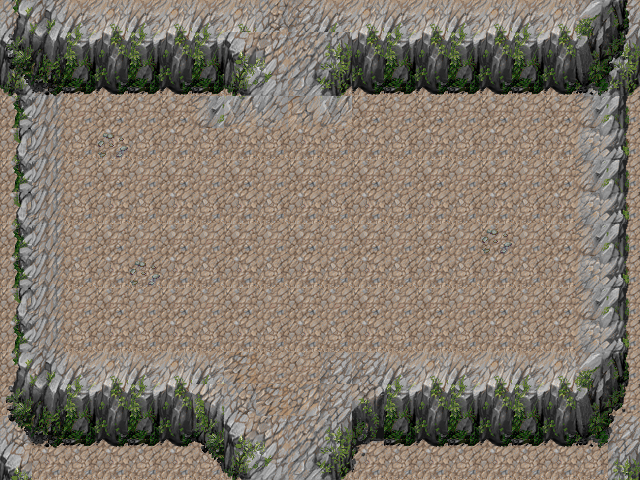

Rendered tile map (Tiled .tmx) drawn with the repository's tilesets; below, a short description and the map source with its tile grids summarised:
An orthogonal 20x15 tile map with 32x32 px tiles, 4 tile layers (ground1, ground2, ground3, terrain1), 3 tilesets and 15 objects (portal2, portal1, arch, activator_push_pull, monster_tank, ...).

<map version="1.0" tiledversion="1.0.3" orientation="orthogonal" renderorder="right-up" width="20" height="15" tilewidth="32" tileheight="32" nextobjectid="16">
 <properties>
  <property name="music" value="THEME_MOUNTAINS" />
 </properties>
 <tileset firstgid="1" source="mountain.tsx" />
 <tileset firstgid="1025" source="outside_decoration.tsx" />
 <tileset firstgid="1281" source="terrain.tsx" />
 <layer name="ground1" width="20" height="15">
  <data>[300 cells, 300 non-empty, 31 distinct tile ids]</data>
 </layer>
 <layer name="ground2" width="20" height="15">
  <data>[300 cells, 104 non-empty, 37 distinct tile ids]</data>
 </layer>
 <layer name="ground3" width="20" height="15">
  <data>[300 cells, 6 non-empty, 6 distinct tile ids]</data>
 </layer>
 <layer name="terrain1" width="20" height="15">
  <data>[300 cells, 1 non-empty, 1 distinct tile ids]</data>
 </layer>
 <objectgroup name="interactions">
  <object id="9" name="portal2" gid="1326" x="273" y="54" width="32" height="32" />
  <object id="10" name="portal1" gid="1326" x="268" y="465" width="32" height="32" />
  <object id="11" name="arch" gid="1326" x="252" y="128" width="74" height="32" />
  <object id="12" name="activator_push_pull" gid="1326" x="127" y="255" width="32" height="32" />
  <object id="13" name="monster_tank" gid="1326" x="483" y="247" width="32" height="32" />
  <object id="14" name="activator1" gid="1326" x="372" y="137" width="32" height="32" />
  <object id="15" name="rock" gid="1326" x="380" y="248" width="32" height="32" />
 </objectgroup>
 <objectgroup name="collision">
  <object id="1" x="254" y="2">
   <polygon points="0,0 2,37 9,61 14,80 -3,94 -255,93 -253,-4" />
  </object>
  <object id="2" x="325" y="95">
   <polygon points="0,0 -8,-13 -8,-28 0,-45 1,-68 2,-94 315,-94 317,0" />
  </object>
  <object id="3" x="253" y="1" width="75" height="9" />
  <object id="4" x="-1" y="93" width="50" height="385" />
  <object id="5" x="585" y="97" width="53" height="381" />
  <object id="6" x="257" y="478">
   <polygon points="0,0 4,-39 -10,-67 -33,-92 -52,-110 -208,-110 -206,1" />
  </object>
  <object id="7" x="312" y="478">
   <polygon points="0,0 0,-32 10,-61 29,-85 55,-101 71,-106 273,-106 271,0" />
  </object>
  <object id="8" x="259" y="469" width="53" height="10" />
 </objectgroup>
 <objectgroup name="zindex" />
</map>
